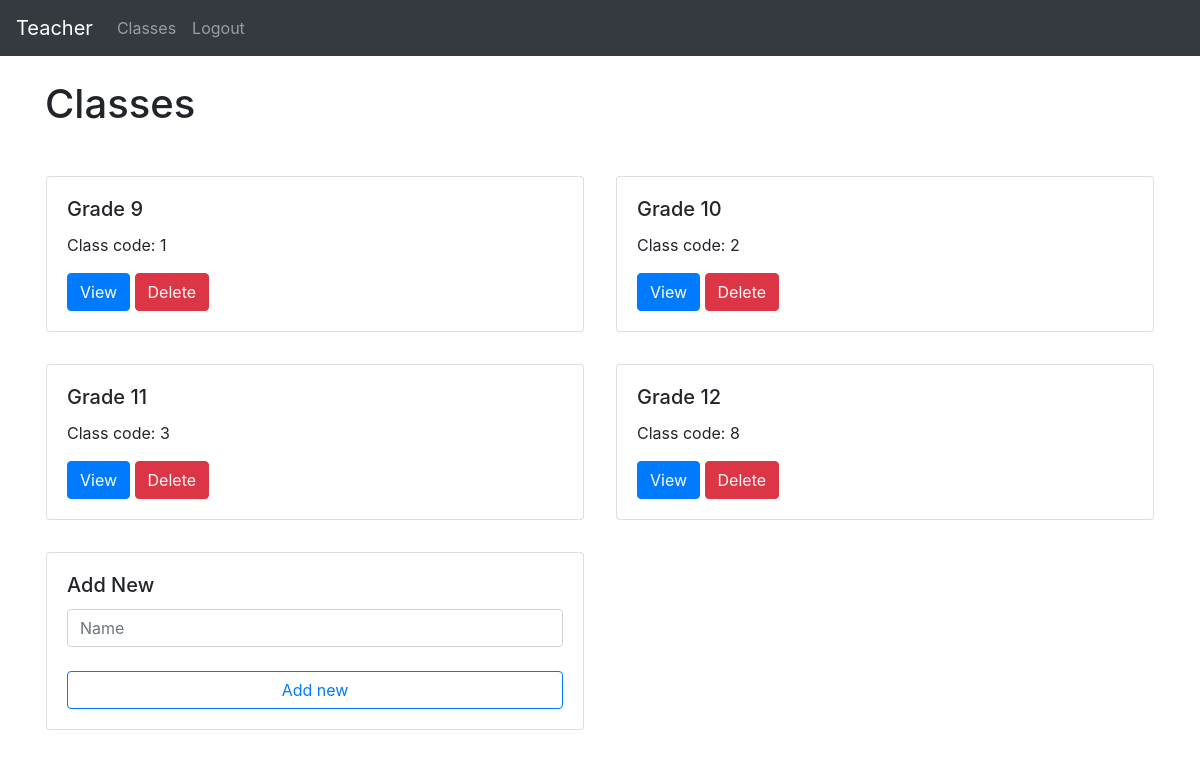
The page /teacher/ (signed in) on the database as committed earlier.
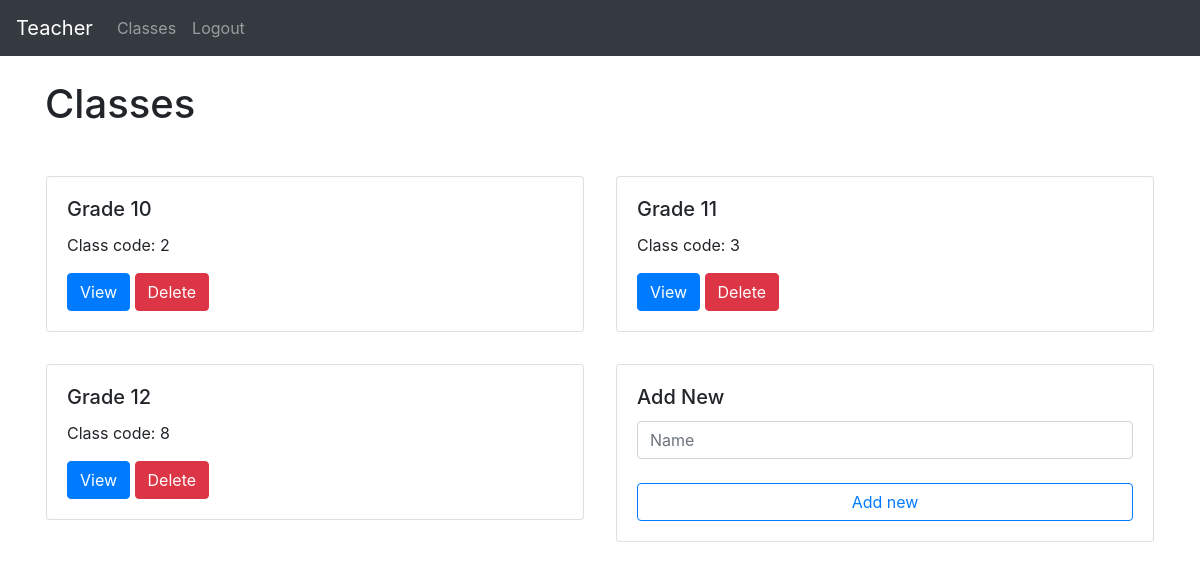
The same page on the database as committed later.
### website/models.py (models this page shows)
class Group(db.Model):
    id = db.Column(db.Integer, primary_key=True)
    name = db.Column(db.String(150))
    teacher_id = db.Column(db.Integer, db.ForeignKey('teacher.id'))
    student_ids = db.relationship('Student')
    topic_ids = db.relationship('Topic')

### website/teacher/teacher_views.py (the view)
@views.route('/', methods=['GET', 'POST'])
@login_required
def groups():
    if request.method == 'POST':
        if request.form['button'] == "add_new":
            name = request.form.get('name')
            if len(name) < 1:
                flash('Name is too short!', category='error')
            else:
                new_group = Group(name=name, teacher_id=current_user.teacher_id.id)
                db.session.add(new_group)
                db.session.commit()
                flash('Note added!', category='success')
            return render_template("teacher/groups.html", user=current_user)
        elif request.form['button'][:3] == "del":
            deleted = Group.query.filter_by(id=request.form['button'][3:]).first()
            db.session.delete(deleted)
            db.session.commit()
            return render_template("teacher/groups.html", user=current_user)
        else:
            return redirect(url_for('teacher_views.group_detail', group_id=request.form['button'][3:]))
    elif request.method == 'GET':
        return render_template("teacher/groups.html", user=current_user)

### website/templates/teacher/groups.html
{% extends "base.html" %} {% block title %}Classes{% endblock %}
{% block content %}
<br>
<h1>Classes</h1>
<br>
<div class="row row-cols-1 row-cols-md-2 g-4">
  {% for group in user.teacher_id.group_ids %}
    <form method="POST">
        <div class="col p-3">
          <div class="card">
            <div class="card-body">
              <h5 class="card-title">{{ group.name }}</h5>
              <p>Class code: {{ group.id }}</p>
              <button class="btn btn-primary" name="button" value="see{{ group.id }}">View</button>
              <button class="btn btn-danger" name="button" value="del{{ group.id }}">Delete</button>
            </div>
          </div>
        </div>
    </form>
    {% endfor %}
    <form method="POST">
          <div class="col p-3">
              <div class="card">
                <div class="card-body">
                  <h5 class="card-title">Add New</h5>
                  <input type="text" class="form-control" name="name" id="name" placeholder="Name">
                  <br>
                  <button type="submit" class="btn btn-outline-primary btn-block" name="button" value="add_new">Add new</button>
                </div>
              </div>
        </div>
    </form>
  </div>
{% endblock %}

Rows that differ between the two databases and show on the page:
removed Group: name "Grade 9", id "1"
